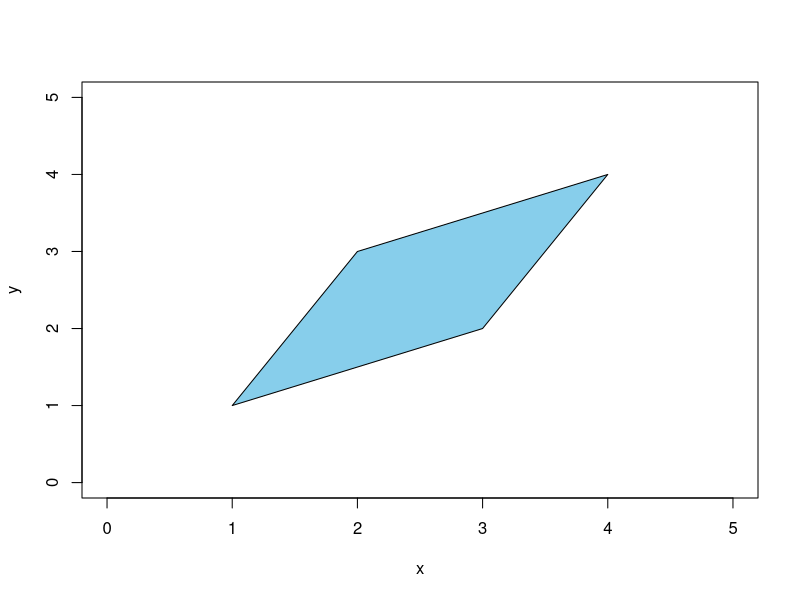

Source code (R):
# Define coordinates of the vertices of the polygon
x <- c(1, 2, 4, 3)
y <- c(1, 3, 4, 2)

# Plot the polygon
plot(x, y, type = "n", xlim = c(0, 5), ylim = c(0, 5), xlab = "x", ylab = "y") # Create empty plot
polygon(x, y, col = "skyblue") # Draw the polygon with filled color
